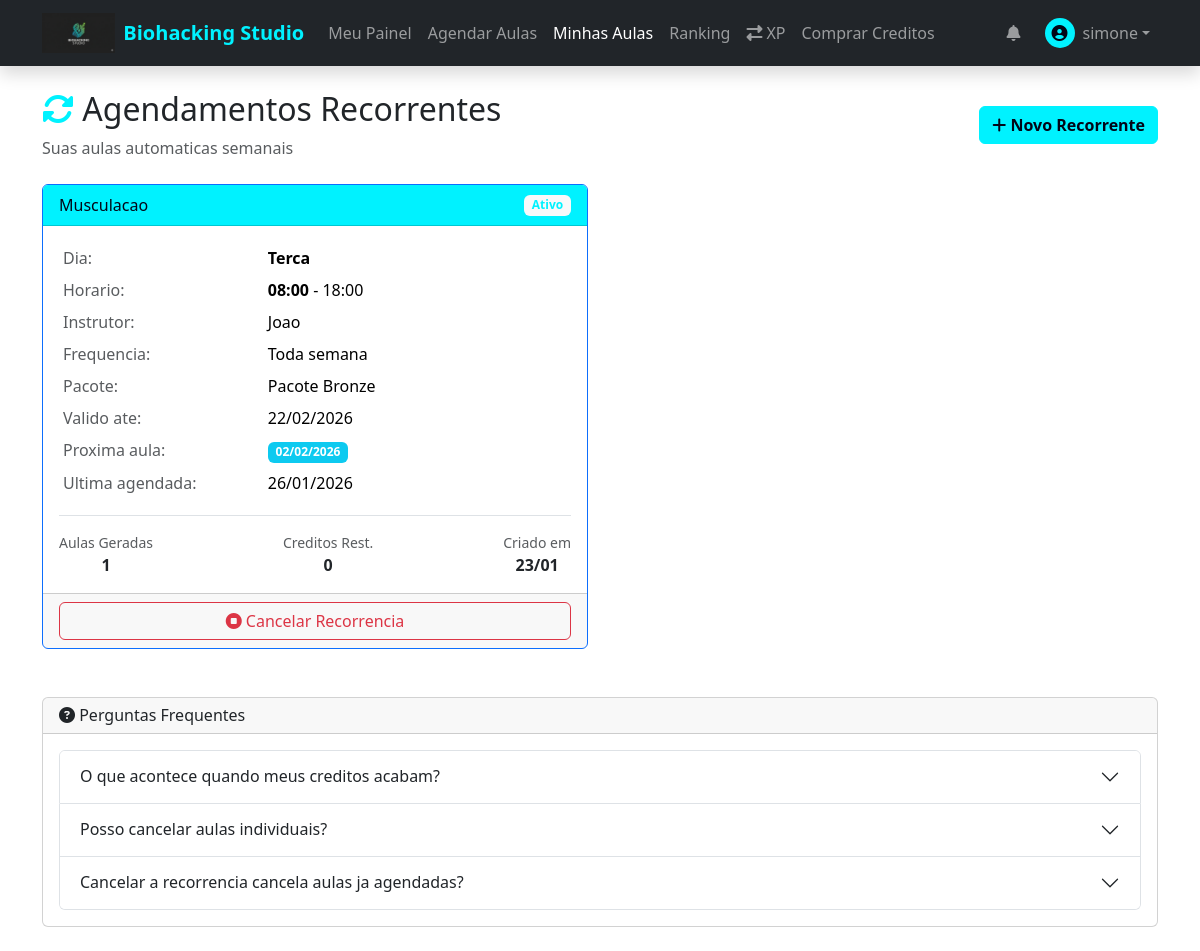
Page /student/recurring/list (signed in) on the earlier database version.
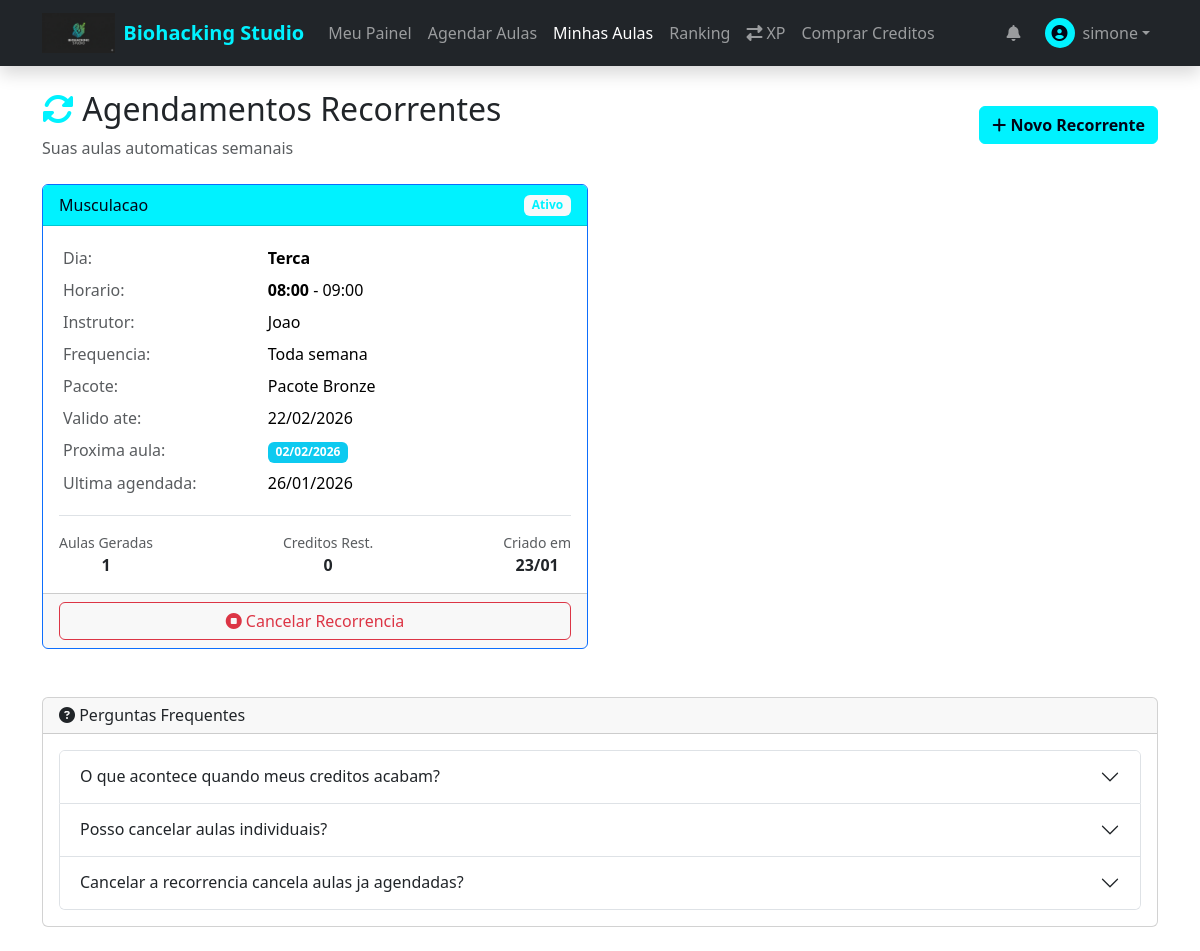
Same page on the later database version.
### app/models/recurring_booking.py (models this page shows, shortened)
class RecurringBooking(db.Model):
    __tablename__ = 'recurring_bookings'
    id = db.Column(db.Integer, primary_key=True)
    user_id = db.Column(db.Integer, db.ForeignKey('users.id'), nullable=False)
    subscription_id = db.Column(db.Integer, db.ForeignKey('subscriptions.id'), nullable=False)
    schedule_id = db.Column(db.Integer, db.ForeignKey('class_schedules.id'), nullable=False)
    frequency = db.Column(db.Enum(FrequencyType), default=FrequencyType.WEEKLY)
    custom_days = db.Column(db.JSON)  # Ex: [1, 3, 5] = Seg, Qua, Sex
    start_date = db.Column(db.Date, nullable=False)
    end_date = db.Column(db.Date, nullable=False)  # Limite da assinatura
    next_occurrence = db.Column(db.Date)
    last_created = db.Column(db.Date)
    is_active = db.Column(db.Boolean, default=True)
    created_at = db.Column(db.DateTime, default=datetime.utcnow)
    user = db.relationship('User', backref='recurring_bookings')
    subscription = db.relationship('Subscription', backref='recurring_bookings')
    schedule = db.relationship('ClassSchedule', backref='recurring_bookings')

### app/models/class_schedule.py (models this page shows, shortened)
class ClassSchedule(db.Model):
    __tablename__ = 'class_schedules'
    id = db.Column(db.Integer, primary_key=True)
    modality_id = db.Column(db.Integer, db.ForeignKey('modalities.id'), nullable=False)
    instructor_id = db.Column(db.Integer, db.ForeignKey('users.id'), nullable=False)
    weekday = db.Column(db.Integer, nullable=False)  # 0=Dom, 6=Sab
    start_time = db.Column(db.Time, nullable=False)
    end_time = db.Column(db.Time, nullable=False)
    capacity = db.Column(db.Integer, default=10)
    current_split_rate = db.Column(db.Numeric(5, 2), default=60.00)
    avg_occupancy_rate = db.Column(db.Numeric(5, 2), default=0.00)
    is_active = db.Column(db.Boolean, default=True)
    is_approved = db.Column(db.Boolean, default=True)  # Por padrao admin cria aprovado
    created_by_id = db.Column(db.Integer, db.ForeignKey('users.id'), nullable=True)
    created_at = db.Column(db.DateTime, default=datetime.utcnow)
    updated_at = db.Column(db.DateTime, default=datetime.utcnow, onupdate=datetime.utcnow)
    instructor = db.relationship('User', foreign_keys=[instructor_id], backref='instructor_schedules')
    created_by = db.relationship('User', foreign_keys=[created_by_id], backref='created_schedules')
    @property
    def weekday_name(self):
        days = ['Domingo', 'Segunda', 'Terca', 'Quarta', 'Quinta', 'Sexta', 'Sabado']
        return days[self.weekday]

### app/models/modality.py (models this page shows, shortened)
class Modality(db.Model):
    __tablename__ = 'modalities'
    id = db.Column(db.Integer, primary_key=True)
    name = db.Column(db.String(100), nullable=False)
    description = db.Column(db.Text)
    color = db.Column(db.String(7), default='#FF6B35')
    icon = db.Column(db.String(50))  # Emoji ou FontAwesome
    is_active = db.Column(db.Boolean, default=True)
    credits_cost = db.Column(db.Integer, default=1, nullable=False)
    default_duration = db.Column(db.Integer, default=60, nullable=False) # em minutos
    is_featured = db.Column(db.Boolean, default=False)  # Destaque na landing page
    requires_gender_segregation = db.Column(db.Boolean, default=False)
    slug = db.Column(db.String(50), nullable=True, unique=True)
    created_at = db.Column(db.DateTime, default=datetime.utcnow)
    updated_at = db.Column(db.DateTime, default=datetime.utcnow, onupdate=datetime.utcnow)
    schedules = db.relationship('ClassSchedule', backref='modality', lazy=True)

### app/models/user.py (models this page shows, shortened)
class User(UserMixin, db.Model):
    __tablename__ = 'users'
    id = db.Column(db.Integer, primary_key=True)
    name = db.Column(db.String(100), nullable=False)
    email = db.Column(db.String(120), unique=True, nullable=False)
    phone = db.Column(db.String(20), nullable=False)
    password_hash = db.Column(db.String(256), nullable=False)
    cpf = db.Column(db.String(14), nullable=True)  # Formato: 123.456.789-00
    gender = db.Column(db.Enum(Gender), nullable=True)
    role = db.Column(db.String(20), default='student')
    xp = db.Column(db.Integer, default=0)  # XP total historico (para ranking)
    level = db.Column(db.Integer, default=1)
    xp_available = db.Column(db.Integer, default=0)  # XP disponivel para conversao (janela 3 meses)
    credits_balance = db.Column(db.Integer, default=0)  # Total de creditos ativos (wallets)
    face_encoding = db.Column(db.LargeBinary, nullable=True)
    face_encoding_version = db.Column(db.String(10), default='v1')
    face_registered_at = db.Column(db.DateTime, nullable=True)
    face_last_recognized = db.Column(db.DateTime, nullable=True)
    face_confidence_threshold = db.Column(db.Float, default=0.6)
    photo_url = db.Column(db.String(255))
    referral_code = db.Column(db.String(12), unique=True, nullable=True)
    professional_type = db.Column(db.Enum(ProfessionalType), nullable=True)
    base_commission_rate = db.Column(db.Numeric(5, 2), nullable=True)
    is_active = db.Column(db.Boolean, default=True)
    created_at = db.Column(db.DateTime, default=datetime.utcnow)
    updated_at = db.Column(db.DateTime, default=datetime.utcnow, onupdate=datetime.utcnow)
    last_login = db.Column(db.DateTime)
    @property
    def is_admin(self):
        return self.role == 'admin'
    @property
    def is_student(self):
        return self.role == 'student'
    @property
    def is_instructor(self):
        return self.role == 'instructor'

### app/models/package.py (models this page shows, shortened)
class Package(db.Model):
    __tablename__ = 'packages'
    id = db.Column(db.Integer, primary_key=True)
    name = db.Column(db.String(100), nullable=False)
    description = db.Column(db.Text)
    credits = db.Column(db.Integer, nullable=False)
    price = db.Column(db.Numeric(10, 2), nullable=False)
    installments = db.Column(db.Integer, default=1)  # Quantas parcelas
    installment_price = db.Column(db.Numeric(10, 2))  # Preco por parcela
    validity_days = db.Column(db.Integer, nullable=False)  # Ex: 90 dias
    photo_url = db.Column(db.String(255))
    color = db.Column(db.String(7), default='#FF6B35')
    is_featured = db.Column(db.Boolean, default=False)  # Destaque
    display_order = db.Column(db.Integer, default=0)
    badge = db.Column(db.String(50))  # Ex: "MAIS VENDIDO", "NOVO"
    extra_benefits = db.Column(db.JSON)  # Ex: ["Toalha gratis", "Garrafinha"]
    is_recurring = db.Column(db.Boolean, default=False)  # Se é pacote recorrente
    recurring_interval_days = db.Column(db.Integer, default=30)  # Intervalo entre cobranças
    welcome_xp_bonus = db.Column(db.Integer, default=0)  # Bônus XP na primeira compra
    is_active = db.Column(db.Boolean, default=True)
    created_at = db.Column(db.DateTime, default=datetime.utcnow)
    updated_at = db.Column(db.DateTime, default=datetime.utcnow, onupdate=datetime.utcnow)
    subscriptions = db.relationship('Subscription', backref='package', lazy=True)

### app/models/subscription.py (models this page shows, shortened)
class Subscription(db.Model):
    __tablename__ = 'subscriptions'
    id = db.Column(db.Integer, primary_key=True)
    user_id = db.Column(db.Integer, db.ForeignKey('users.id'), nullable=False)
    package_id = db.Column(db.Integer, db.ForeignKey('packages.id'), nullable=False)
    credits_total = db.Column(db.Integer, nullable=False)
    credits_used = db.Column(db.Integer, default=0)
    start_date = db.Column(db.Date, nullable=False)
    end_date = db.Column(db.Date, nullable=False)
    status = db.Column(db.Enum(SubscriptionStatus), default=SubscriptionStatus.ACTIVE)
    payment_status = db.Column(db.Enum(PaymentStatus), default=PaymentStatus.PENDING)
    blocked_at = db.Column(db.DateTime)
    block_reason = db.Column(db.String(255))
    is_recurring = db.Column(db.Boolean, default=False)  # Se é assinatura recorrente
    nupay_subscription_id = db.Column(db.String(100), nullable=True)  # ID da assinatura na NuPay
    recurring_status = db.Column(db.String(20), default='ACTIVE')  # ACTIVE, PAUSED, CANCELLED
    next_billing_date = db.Column(db.Date, nullable=True)  # Próxima cobrança
    last_billing_date = db.Column(db.Date, nullable=True)  # Última cobrança
    created_at = db.Column(db.DateTime, default=datetime.utcnow)
    updated_at = db.Column(db.DateTime, default=datetime.utcnow, onupdate=datetime.utcnow)
    user = db.relationship('User', backref='subscriptions')
    payments = db.relationship('Payment', backref='subscription', lazy=True, cascade='all, delete-orphan')
    bookings = db.relationship('Booking', backref='subscription', lazy=True)
    @property
    def credits_remaining(self):
        return self.credits_total - self.credits_used

### app/routes/student.py (the view)
@student_bp.route('/recurring/list')
@login_required
def my_recurring():
    from app.models.system_config import SystemConfig
    recurring_bookings = RecurringBooking.query.filter_by(
        user_id=current_user.id
    ).order_by(RecurringBooking.is_active.desc(), RecurringBooking.created_at.desc()).all()
    cancellation_hours = SystemConfig.get_int('cancellation_hours', 2)
    return render_template('student/recurring_list.html',
        recurring_bookings=recurring_bookings,
        cancellation_hours=cancellation_hours
    )

### app/templates/student/recurring_list.html (shortened to what the changed rows need)
{% extends "base.html" %}
{% block content %}
<div class="container py-4">
    <div class="d-flex justify-content-between align-items-center mb-4">
        <div>
            <h2><i class="fas fa-sync-alt text-primary"></i> Agendamentos Recorrentes</h2>
        </div>
    </div>
    {% if recurring_bookings %}
    <div class="row">
        {% for recurring in recurring_bookings %}
        <div class="col-md-6 mb-4">
            <div class="card {% if not recurring.is_active %}border-secondary{% else %}border-primary{% endif %}">
                <div class="card-header d-flex justify-content-between align-items-center
                            {% if recurring.is_active %}bg-primary text-white{% else %}bg-secondary text-white{% endif %}">
                    <span>
                        {{ recurring.schedule.modality.name }}
                    </span>
                    {% if recurring.is_active %}
                    <span class="badge bg-light text-primary">Ativo</span>
                    {% else %}
                    <span class="badge bg-dark">Inativo</span>
                    {% endif %}
                </div>
                <div class="card-body">
                    <table class="table table-sm table-borderless mb-3">
                        <tr>
                            <td class="text-muted" style="width: 40%;">Dia:</td>
                            <td><strong>{{ recurring.schedule.weekday_name }}</strong></td>
                        </tr>
                        <tr>
                            <td class="text-muted">Horario:</td>
                            <td>
                                <strong>{{ recurring.schedule.start_time.strftime('%H:%M') }}</strong>
                                - {{ recurring.schedule.end_time.strftime('%H:%M') }}
                            </td>
                        </tr>
                        <tr>
                            <td class="text-muted">Instrutor:</td>
                            <td>{{ recurring.schedule.instructor.name }}</td>
                        </tr>
                        <tr>
                            <td class="text-muted">Frequencia:</td>
                            <td>
                                {% if recurring.frequency.value == 'weekly' %}
                                Toda semana
                                {% elif recurring.frequency.value == 'biweekly' %}
                                A cada 2 semanas
                                {% else %}
                                {{ recurring.frequency.value }}
                                {% endif %}
                            </td>
                        </tr>
                        <tr>
                            <td class="text-muted">Pacote:</td>
                            <td>{{ recurring.subscription.package.name }}</td>
                        </tr>
                        <tr>
                            <td class="text-muted">Valido ate:</td>
                            <td>{{ recurring.end_date.strftime('%d/%m/%Y') }}</td>
                        </tr>
                        {% if recurring.next_occurrence and recurring.is_active %}
                        <tr>
                            <td class="text-muted">Proxima aula:</td>
                            <td>
                                <span class="badge bg-info">{{ recurring.next_occurrence.strftime('%d/%m/%Y') }}</span>
                            </td>
                        </tr>
                        {% endif %}
                        {% if recurring.last_created %}
                        <tr>
                            <td class="text-muted">Ultima agendada:</td>
                            <td>{{ recurring.last_created.strftime('%d/%m/%Y') }}</td>
                        </tr>
                        {% endif %}
                    </table>
                    <div class="d-flex justify-content-between text-center border-top pt-3">
                        <div>
                            <small class="text-muted d-block">Aulas Geradas</small>
                            <strong>{{ recurring.generated_bookings|length }}</strong>
                        </div>
                        <div>
                            <small class="text-muted d-block">Creditos Rest.</small>
                            <strong>{{ recurring.subscription.credits_remaining }}</strong>
                        </div>
                        <div>
                            <small class="text-muted d-block">Criado em</small>
                            <strong>{{ recurring.created_at.strftime('%d/%m') }}</strong>
                        </div>
                    </div>
                </div>
                <div class="card-footer">
                    {% if recurring.is_active %}
                    <form action="{{ url_for('student.cancel_recurring', id=recurring.id) }}" method="POST"
                          onsubmit="return confirm('Cancelar este agendamento recorrente?\n\nAulas ja agendadas NAO serao canceladas automaticamente.');">
                        <button type="submit" class="btn btn-outline-danger w-100">
                            <i class="fas fa-stop-circle"></i> Cancelar Recorrencia
                        </button>
                    </form>
                    {% else %}
                    <button class="btn btn-secondary w-100" disabled>
                        <i class="fas fa-ban"></i> Recorrencia Cancelada
                    </button>
                    {% endif %}
                </div>
            </div>
        </div>
        {% endfor %}
    </div>
    {% endif %}
    <div class="card mt-4">
        <div class="card-body">
            <div class="accordion" id="faqAccordion">
                <div class="accordion-item">
                    <h2 class="accordion-header">
                        <button class="accordion-button collapsed" type="button" data-bs-toggle="collapse" data-bs-target="#faq1">
                            O que acontece quando meus creditos acabam?
                        </button>
                    </h2>
                </div>
                <div class="accordion-item">
                    <h2 class="accordion-header">
                        <button class="accordion-button collapsed" type="button" data-bs-toggle="collapse" data-bs-target="#faq2">
                            Posso cancelar aulas individuais?
                        </button>
                    </h2>
                </div>
                <div class="accordion-item">
                    <h2 class="accordion-header">
                        <button class="accordion-button collapsed" type="button" data-bs-toggle="collapse" data-bs-target="#faq3">
                            Cancelar a recorrencia cancela aulas ja agendadas?
                        </button>
                    </h2>
                </div>
            </div>
        </div>
    </div>
</div>
{% endblock %}

Differences in the rows shown:
changed through a linked row, RecurringBooking "Musculacao": schedule.end_time "18:00" → "09:00"
